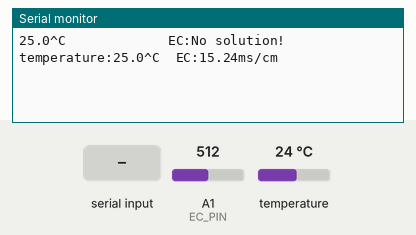
Bench run of a sketch on a simulated Arduino Uno, built with avr-gcc and run on an emulated ATmega328P. Parts: the last lines printed to the serial monitor. The test bench sets the inputs (shaded band); at power-on: temperature 24 °C, A1 (EC_PIN) = 512. EEPROM starts erased.

Above: at 1.2 s.
1.3 s: temperature set to 0 °C
At 2.5 s:
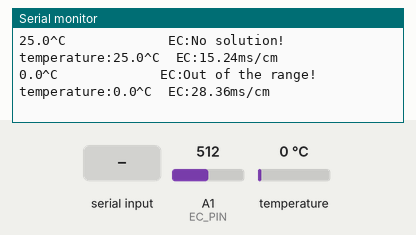
4.5 s: A1 (EC_PIN) set to 306
At 5.8 s:
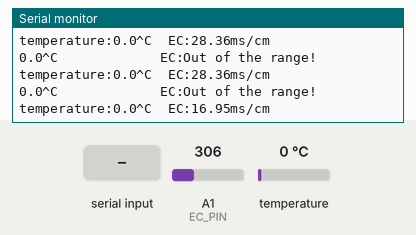
9.5 s: "CALIBRATION\n" received over Serial
At 9.8 s:
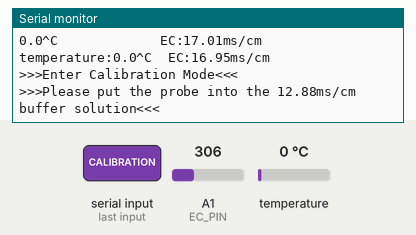
11.0 s: byte 10 ('\n') received over Serial
12.5 s: "EXIT\n" received over Serial
At 12.9 s:
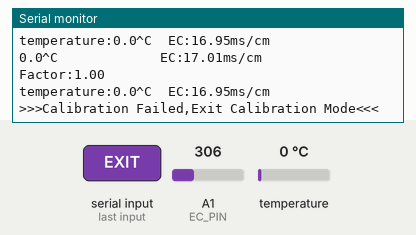
14.0 s: temperature set to 12 °C
At 14.4 s:
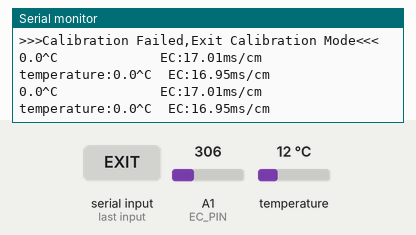
Timing chart, 0 to 16.5 s (numbered marks = the images above; inputs shaded):
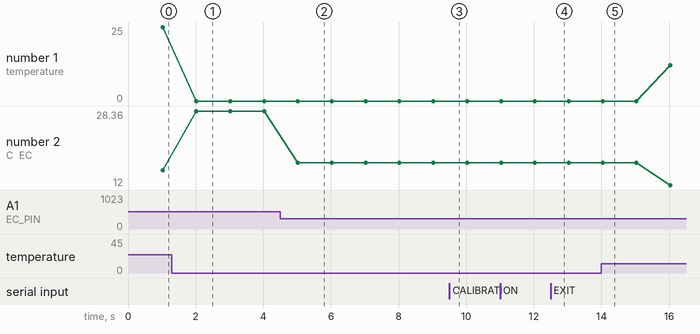

Measured:
- after the input at 1.3 s, the serial monitor: prints a new line after 0.72 s (image 1)
- after the input at 4.5 s, the serial monitor: prints a new line after 0.53 s (image 2)
- after the input at 9.5 s, the serial monitor: prints a new line at once (image 3)
- after the input at 12.5 s, the serial monitor: prints a new line at once (image 4)
- plotted number 1: 25 → 0 after the input at 1.3 s, 0 → 12 after the input at 14.0 s
- plotted number 2: 15.24 → 28.36 after the input at 1.3 s, 28.36 → 16.95 after the input at 4.5 s, 16.95 → 12 after the input at 14.0 s

The sketch:

Code_capteurs.ino
```cpp
#include <DFRobot_EC10.h>

/*
 * file DFRobot_EC.ino
 * @ https://github.com/DFRobot/DFRobot_EC
 *
 * This is the sample code for Gravity: Analog Electrical Conductivity Sensor / Meter Kit V2 (K=1.0), SKU: DFR0300.
 * In order to guarantee precision, a temperature sensor such as DS18B20 is needed, to execute automatic temperature compensation.
 * You can send commands in the serial monitor to execute the calibration.
 * Serial Commands:
 *   enterec -> enter the calibration mode
 *   calec -> calibrate with the standard buffer solution, two buffer solutions(1413us/cm and 12.88ms/cm) will be automaticlly recognized
 *   exitec -> save the calibrated parameters and exit from calibration mode
 *
 * Copyright   [DFRobot](http://www.dfrobot.com), 2018
 * Copyright   GNU Lesser General Public License
 *
 * version  V1.0
 * date  2018-03-21
 */

#include "DFRobot_EC10.h"
#include <EEPROM.h>
#include <OneWire.h>

#define EC_PIN A1
#define StartConvert 0
#define ReadTemperature 1
//
#define EEPROM_write(address, p) {int i = 0; byte *pp = (byte*)&(p);for(; i < sizeof(p); i++) EEPROM.write(address+i, pp[i]);}
#define EEPROM_read(address, p)  {int i = 0; byte *pp = (byte*)&(p);for(; i < sizeof(p); i++) pp[i]=EEPROM.read(address+i);}

#define ReceivedBufferLength 20
char receivedBuffer[ReceivedBufferLength+1];   // store the serial command
byte receivedBufferIndex = 0;

#define ecSensorPin  A1  //EC Meter analog output,pin on analog 1
#define ds18b20Pin  2    //DS18B20 signal, pin on digital 2

#define SCOUNT  100           // sum of sample point
int analogBuffer[SCOUNT];    //store the analog value read from ADC
int analogBufferIndex = 0;

#define compensationFactorAddress 8    //the address of the factor stored in the EEPROM
float compensationFactor;

#define VREF 5000  //for arduino uno, the ADC reference is the power(AVCC), that is 5000mV

boolean enterCalibrationFlag = 0;
float ECvalue,ECvalueRaw;
//

float voltage,ecValue,temperature = 25;
byte DS18B20_Pin = 2; //DS18B20 signal, pin on digital 2
const byte numReadings = 20;     //the number of sample times
unsigned int AnalogSampleInterval=25,printInterval=700,tempSampleInterval=850;  //analog sample interval;serial print interval;temperature sample interval
unsigned int readings[numReadings];      // the readings from the analog input
byte index = 0;                  // the index of the current reading
unsigned long AnalogValueTotal = 0;                  // the running total
unsigned int AnalogAverage = 0,averageVoltage=0;                // the average
unsigned long AnalogSampleTime,printTime,tempSampleTime;
float ECcurrent;

DFRobot_EC10 ec;
OneWire ds(DS18B20_Pin);  // on digital pin 2
void setup()
{
  Serial.begin(115200);
  ec.begin();
  // initialize all the readings to 0:
  for (byte thisReading = 0; thisReading < numReadings; thisReading++)
    readings[thisReading] = 0;
  //readTemperature(1);   //let the DS18B20 start the convert
  AnalogSampleTime=millis();
  printTime=millis();
  tempSampleTime=millis();

  readCharacteristicValues(); //read the compensationFactor
}

void loop()
{
      if(serialDataAvailable() > 0)
  {
      byte modeIndex = uartParse();
      ecCalibration(modeIndex);    // If the correct calibration command is received, the calibration function should be called.
  }

   static unsigned long analogSampleTimepoint = millis();
   if(millis()-analogSampleTimepoint > 30U) //every 30ms,read the analog value from the ADC
   {
     analogSampleTimepoint = millis();
     analogBuffer[analogBufferIndex] = analogRead(ecSensorPin);    //read the analog value and store into the buffer,every 40ms
     analogBufferIndex++;
     if(analogBufferIndex == SCOUNT)
         analogBufferIndex = 0;
   }

   static unsigned long tempSampleTimepoint = millis();
   if(millis()-tempSampleTimepoint > 850U)  // every 1.7s, read the temperature from DS18B20
   {
      tempSampleTimepoint=millis();
      temperature = readTemperature();  // read the current temperature from the  DS18B20
   }

   static unsigned long printTimepoint = millis();
   if(millis()-printTimepoint > 1000U)
   {
      printTimepoint = millis();
      float AnalogAverage = getMedianNum(analogBuffer,SCOUNT);   // read the stable value by the median filtering algorithm
      float averageVoltage=AnalogAverage*(float)VREF/1024.0;
      if(temperature == -1000)
      {
          temperature = 25.0;      //when no temperature sensor ,temperature should be 25^C default
          Serial.print(temperature,1);
          Serial.print(F("^C(default)    EC:"));
      }else{
          Serial.print(temperature,1);    //current temperature
          Serial.print(F("^C             EC:"));
      }
     float TempCoefficient=1.0+0.0185*(temperature-25.0);    //temperature compensation formula: fFinalResult(25^C) = fFinalResult(current)/(1.0+0.0185*(fTP-25.0));
     float CoefficientVolatge=(float)averageVoltage/TempCoefficient;
     if(CoefficientVolatge<150)Serial.println(F("No solution!"));   //25^C 1413us/cm<-->about 216mv  if the voltage(compensate)<150,that is <1ms/cm,out of the range
     else if(CoefficientVolatge>3300)Serial.println(F("Out of the range!"));  //>20ms/cm,out of the range
     else{
      if(CoefficientVolatge<=448)ECvalue=6.84*CoefficientVolatge-64.32;   //1ms/cm<EC<=3ms/cm
      else if(CoefficientVolatge<=1457)ECvalue=6.98*CoefficientVolatge-127;  //3ms/cm<EC<=10ms/cm
      else ECvalue=5.3*CoefficientVolatge+2278;                           //10ms/cm<EC<20ms/cm
      ECvalueRaw = ECvalue/1000.0;
      ECvalue = ECvalue/compensationFactor/1000.0;    //after compensation,convert us/cm to ms/cm
      Serial.print(ECvalue,2);     //two decimal
      Serial.print(F("ms/cm"));
       if(enterCalibrationFlag)             // in calibration mode, print the voltage to user, to watch the stability of voltage
       {
          Serial.print(F("            Factor:"));
          Serial.print(compensationFactor);
       }
     Serial.println();
     }
   }
   static unsigned long timepoint = millis();
    if(millis()-timepoint>1000U)  //time interval: 1s
    {
      timepoint = millis();
      voltage = analogRead(EC_PIN)/1024.0*5000;   // read the voltage
      //temperature = readTemperature(1);          // read your temperature sensor to execute temperature compensation
      //temperature = 20;
      ecValue =  ec.readEC(voltage,temperature);  // convert voltage to EC with temperature compensation
      Serial.print("temperature:");
      Serial.print(temperature,1);
      Serial.print("^C  EC:");
      Serial.print(ecValue,2);
      Serial.println("ms/cm");
    }
    ec.calibration(voltage,temperature);          // calibration process by Serail CMD
}


boolean serialDataAvailable(void)
{
  char receivedChar;
  static unsigned long receivedTimeOut = millis();
  while (Serial.available()>0)
  {
    if (millis() - receivedTimeOut > 500U)
    {
      receivedBufferIndex = 0;
      memset(receivedBuffer,0,(ReceivedBufferLength+1));
    }
    receivedTimeOut = millis();
    receivedChar = Serial.read();
    if (receivedChar == '\n' || receivedBufferIndex==ReceivedBufferLength){
    receivedBufferIndex = 0;
    strupr(receivedBuffer);
    return true;
    }else{
      receivedBuffer[receivedBufferIndex] = receivedChar;
      receivedBufferIndex++;
    }
  }
  return false;
}

byte uartParse()
{
  byte modeIndex = 0;
  if(strstr(receivedBuffer, "CALIBRATION") != NULL)
      modeIndex = 1;
  else if(strstr(receivedBuffer, "EXIT") != NULL)
      modeIndex = 3;
  else if(strstr(receivedBuffer, "CONFIRM") != NULL)
      modeIndex = 2;
  return modeIndex;
}

void ecCalibration(byte mode)
{
    char *receivedBufferPtr;
    static boolean ecCalibrationFinish = 0;
    float factorTemp;
    switch(mode)
    {
      case 0:
      if(enterCalibrationFlag)
         Serial.println(F("Command Error"));
      break;

      case 1:
      enterCalibrationFlag = 1;
      ecCalibrationFinish = 0;
      Serial.println();
      Serial.println(F(">>>Enter Calibration Mode<<<"));
      Serial.println(F(">>>Please put the probe into the 12.88ms/cm buffer solution<<<"));
      Serial.println();
      break;

     case 2:
      if(enterCalibrationFlag)
      {
          factorTemp = ECvalueRaw / 12.88;
          if((factorTemp>0.85) && (factorTemp<1.15))
          {
              Serial.println();
              Serial.println(F(">>>Confrim Successful<<<"));
              Serial.println();
              compensationFactor =  factorTemp;
              ecCalibrationFinish = 1;
          }
          else{
            Serial.println();
            Serial.println(F(">>>Confirm Failed,Try Again<<<"));
            Serial.println();
            ecCalibrationFinish = 0;
          }
      }
      break;

        case 3:
        if(enterCalibrationFlag)
        {
            Serial.println();
            if(ecCalibrationFinish)
            {
               EEPROM_write(compensationFactorAddress, compensationFactor);
               Serial.print(F(">>>Calibration Successful"));
            }
            else Serial.print(F(">>>Calibration Failed"));
            Serial.println(F(",Exit Calibration Mode<<<"));
            Serial.println();
            ecCalibrationFinish = 0;
            enterCalibrationFlag = 0;
        }
        break;
    }
}

int getMedianNum(int bArray[], int iFilterLen)
{
      int bTab[iFilterLen];
      for (byte i = 0; i<iFilterLen; i++)
      {
    bTab[i] = bArray[i];
      }
      int i, j, bTemp;
      for (j = 0; j < iFilterLen - 1; j++)
      {
    for (i = 0; i < iFilterLen - j - 1; i++)
          {
      if (bTab[i] > bTab[i + 1])
            {
    bTemp = bTab[i];
          bTab[i] = bTab[i + 1];
    bTab[i + 1] = bTemp;
       }
    }
      }
      if ((iFilterLen & 1) > 0)
  bTemp = bTab[(iFilterLen - 1) / 2];
      else
  bTemp = (bTab[iFilterLen / 2] + bTab[iFilterLen / 2 - 1]) / 2;
      return bTemp;
}

void readCharacteristicValues()
{
    EEPROM_read(compensationFactorAddress, compensationFactor);
    if(EEPROM.read(compensationFactorAddress)==0xFF && EEPROM.read(compensationFactorAddress+1)==0xFF && EEPROM.read(compensationFactorAddress+2)==0xFF && EEPROM.read(compensationFactorAddress+3)==0xFF)
    {
      compensationFactor = 1.0;   // If the EEPROM is new, the compensationFactorAddress is 1.0(default).
      EEPROM_write(compensationFactorAddress, compensationFactor);
    }
}

//returns the temperature from one DS18B20 in DEG Celsius
float readTemperature()
{
  static byte data[12],addr[8];
  static float TemperatureSum = 25;
  static boolean ch = 0;
  if(!ch){
          if ( !ds.search(addr)) {
             // Serial.println("no more sensors on chain, reset search!");
              ds.reset_search();
              return -1000;
          }
          if ( OneWire::crc8( addr, 7) != addr[7]) {
            //  Serial.println("CRC is not valid!");
              return -1000;
          }
          if ( addr[0] != 0x10 && addr[0] != 0x28) {
            //  Serial.print("Device is not recognized!");
              return -1000;
          }
          ds.reset();
          ds.select(addr);
          ds.write(0x44,1); // start conversion, with parasite power on at the end
  }else{
          byte present = ds.reset();
          ds.select(addr);
          ds.write(0xBE); // Read Scratchpad
          for (int i = 0; i < 9; i++) { // we need 9 bytes
            data[i] = ds.read();
          }
          ds.reset_search();
          byte MSB = data[1];
          byte LSB = data[0];
          float tempRead = ((MSB << 8) | LSB); //using two's compliment
          TemperatureSum = tempRead / 16;
    }
          ch = !ch;
          return TemperatureSum;
}
```
